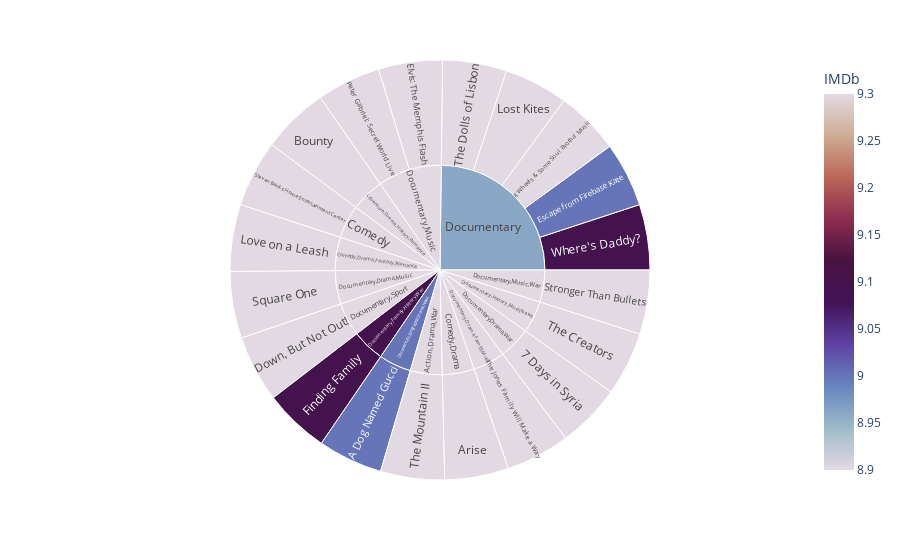

This figure's notebook cell:
### Code cell
fig = px.sunburst(amazon_imdb.head(20), 
                  path = ['Genres', 'Title'],
                  values = 'IMDb', color = 'IMDb',
                  color_continuous_scale='twilight')
fig.show()

### Figure 1 — Plotly figure (JSON) as saved in the notebook; plotly's stock layout.template omitted (floating-point values rounded to 4 significant figures)
{"data": [{"branchvalues": "total", "customdata": [[8.9], [8.9], [9], [8.9], [9.3], [9.3], [8.9], [9], [9.1], [8.9], [9.3], [8.9], [9.3], [9.3], [8.9], [8.9], [8.9], [8.9], [8.9], [9.1], [8.9], [9.3], [9.3], [8.9], [9.3], [8.961], [9], [8.9], [9.3], [8.9], [9.1], [8.9], [8.9], [8.9], [9.3]], "domain": {"x": [0, 1], "y": [0, 1]}, "hovertemplate": "labels=%{label}<br>IMDb_sum=%{value}<br>parent=%{parent}<br>id=%{id}<br>IMDb=%{color}<extra></extra>", "ids": ["Documentary,Drama,War/7 Days in Syria", "Documentary/8 Wheels & Some Soul Brotha' Music", "Documentary,Biography,Drama,News/A Dog Named Gucci", "Comedy,Drama/Arise", "Adventure,Drama,History,Romance/Bounty", "Documentary,Sport/Down, But Not Out!", "Documentary,Music/Elvis: The Memphis Flash", "Documentary/Escape from Firebase Kate", "Documentary,Family,History,War/Finding Family", "Documentary/Lost Kites", "Comedy,Drama,Fantasy,Romance/Love on a Leash", "Documentary,Music/Peter Gabriel: Secret World Live", "Documentary,Drama,Music/Square One", "Comedy/Steven Banks: Home Entertainment Center", "Documentary,Music,War/Stronger Than Bullets", "Documentary,History,Music,News/The Creators", "Documentary/The Dolls of Lisbon", "Documentary,Drama,Family,Music/The Jones Family Will Make a Way", "Action,Drama,War/The Mountain II", "Documentary/Where's Daddy?", "Action,Drama,War", "Adventure,Drama,History,Romance", "Comedy", "Comedy,Drama", "Comedy,Drama,Fantasy,Romance", "Documentary", "Documentary,Biography,Drama,News", "Documentary,Drama,Family,Music", "Documentary,Drama,Music", "Documentary,Drama,War", "Documentary,Family,History,War", "Documentary,History,Music,News", "Documentary,Music", "Documentary,Music,War", "Documentary,Sport"], "labels": ["7 Days in Syria", "8 Wheels & Some Soul Brotha' Music", "A Dog Named Gucci", "Arise", "Bounty", "Down, But Not Out!", "Elvis: The Memphis Flash", "Escape from Firebase Kate", "Finding Family", "Lost Kites", "Love on a Leash", "Peter Gabriel: Secret World Live", "Square One", "Steven Banks: Home Entertainment Center", "Stronger Than Bullets", "The Creators", "The Dolls of Lisbon", "The Jones Family Will Make a Way", "The Mountain II", "Where's Daddy?", "Action,Drama,War", "Adventure,Drama,History,Romance", "Comedy", "Comedy,Drama", "Comedy,Drama,Fantasy,Romance", "Documentary", "Documentary,Biography,Drama,News", "Documentary,Drama,Family,Music", "Documentary,Drama,Music", "Documentary,Drama,War", "Documentary,Family,History,War", "Documentary,History,Music,News", "Documentary,Music", "Documentary,Music,War", "Documentary,Sport"], "marker": {"coloraxis": "coloraxis", "colors": [8.9, 8.9, 9, 8.9, 9.3, 9.3, 8.9, 9, 9.1, 8.9, 9.3, 8.9, 9.3, 9.3, 8.9, 8.9, 8.9, 8.9, 8.9, 9.1, 8.9, 9.3, 9.3, 8.9, 9.3, 8.961, 9, 8.9, 9.3, 8.9, 9.1, 8.9, 8.9, 8.9, 9.3]}, "name": "", "parents": ["Documentary,Drama,War", "Documentary", "Documentary,Biography,Drama,News", "Comedy,Drama", "Adventure,Drama,History,Romance", "Documentary,Sport", "Documentary,Music", "Documentary", "Documentary,Family,History,War", "Documentary", "Comedy,Drama,Fantasy,Romance", "Documentary,Music", "Documentary,Drama,Music", "Comedy", "Documentary,Music,War", "Documentary,History,Music,News", "Documentary", "Documentary,Drama,Family,Music", "Action,Drama,War", "Documentary", "", "", "", "", "", "", "", "", "", "", "", "", "", "", ""], "type": "sunburst", "values": [8.9, 8.9, 9, 8.9, 9.3, 9.3, 8.9, 9, 9.1, 8.9, 9.3, 8.9, 9.3, 9.3, 8.9, 8.9, 8.9, 8.9, 8.9, 9.1, 8.9, 9.3, 9.3, 8.9, 9.3, 44.8, 9, 8.9, 9.3, 8.9, 9.1, 8.9, 17.8, 8.9, 9.3]}], "layout": {"coloraxis": {"colorbar": {"title": {"text": "IMDb"}}, "colorscale": [[0, "#e2d9e2"], [0.1111, "#9ebbc9"], [0.2222, "#6785be"], [0.3333, "#5e43a5"], [0.4444, "#421257"], [0.5556, "#471340"], [0.6667, "#8e2c50"], [0.7778, "#ba6657"], [0.8889, "#ceac94"], [1, "#e2d9e2"]]}, "legend": {"tracegroupgap": 0}, "margin": {"t": 60}}}
